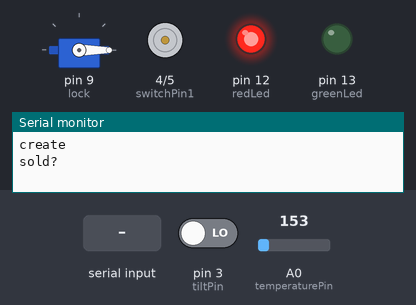
Recording of a sketch running on a simulated Arduino Uno, built with avr-gcc and run on an emulated ATmega328P. Shown: servo, motor-driver pin pairs drawn as motors (green arrow = first pin HIGH = forward, orange = second pin HIGH = backward, longer = more drive, scaled by the enable pin), output pins drawn as LEDs (lit = HIGH), the last lines printed to the serial monitor. Inputs (shaded band) come from the test bench; at power-on: A0 (temperaturePin) = 153, pin 3 (tiltPin) LOW.

Above: at 2.0 s.
2.1 s: A0 (temperaturePin) set to 188
At 6.7 s:
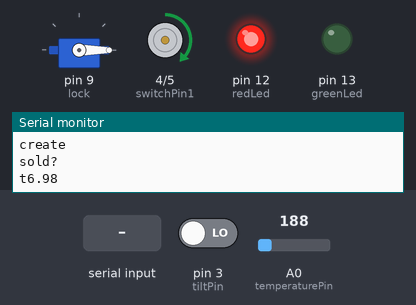
7.5 s: "1" received over Serial
At 12.5 s:
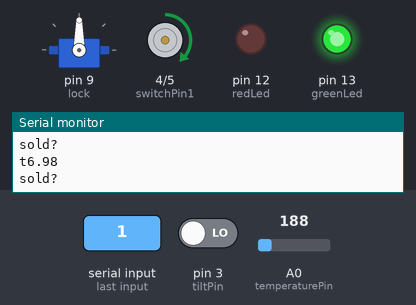
13.5 s: A0 (temperaturePin) set to 165
At 17.5 s:
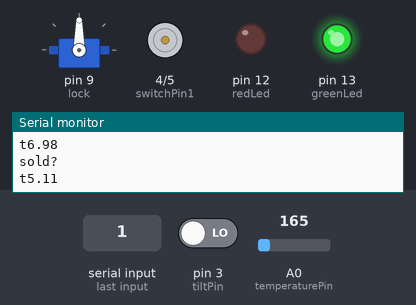
Timing chart, 0 to 19.0 s (numbered marks = the images above; inputs shaded):
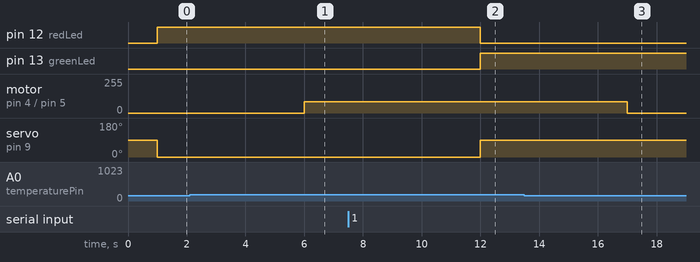

Measured:
- the behaviour switches between 169 and 170 on A0 (temperaturePin) (found by bisection; images 0 and 1)
- after the input at 2.1 s, motor on pin 4 (switchPin1) / pin 5 (switchPin2): stopped → forward 83/255 after 3.9 s
- after the input at 7.5 s, pin 12 (redLed): HIGH → LOW after 4.5 s; pin 13 (greenLed): LOW → HIGH after 4.5 s; servo on pin 9 (lock): 0° → 90° after 4.5 s
- after the input at 13.5 s, motor on pin 4 (switchPin1) / pin 5 (switchPin2): forward 83/255 → stopped after 3.5 s

The sketch:

sketch.ino
```cpp
#include <Servo.h>
Servo lock;

const int temperaturePin = 0;
const int tiltPin = 3;
const int greenLed = 13;
const int redLed = 12;
int motorEnablePin = 6;
int switchPin1 = 4;
int switchPin2 = 5;

bool fishSpoiled;
bool fishSold;

void setup() {
  Serial.begin(9600);

  Serial.println("create");

  lock.attach(9);

  pinMode(greenLed, OUTPUT);
  pinMode(redLed, OUTPUT);
  pinMode(switchPin1, OUTPUT);
  pinMode(switchPin2, OUTPUT);

  attachInterrupt(digitalPinToInterrupt(tiltPin), tiltIsr, CHANGE);

  fishSpoiled = false;
  fishSold = false;
}

void loop() {
  if (!fishSold)
  {
    checkSold();
    delay(5000);
    registerTemp();
    delay(5000);
  }
}

// register current temperature
void registerTemp() {
  // check and send temperature
  float voltage = ((float)analogRead(temperaturePin))/1023*5;
  float temperature = (voltage-0.5)*100;

  //dividing room temperature by 6 to simulate cold temperature
  float coldTemp = temperature/6;

  // activate motor if above 5.5°C activate motor
  if (coldTemp > 5.5)
  {
    analogWrite(motorEnablePin, temperature*2);
    digitalWrite(switchPin1, HIGH);
    digitalWrite(switchPin2, LOW);
  }
  else
    stopMotor();

  // send temperature
  Serial.println((String)"t"+coldTemp);
}

// check if sold and adjust lock
void checkSold() {
  Serial.println("sold?");
  delay(1000);
  if (Serial.available() > 0) {
    fishSold = Serial.read();
  }
  if (fishSold)
  {
    digitalWrite(greenLed, HIGH);
    digitalWrite(redLed, LOW);
    lock.write(90);
  }
  else
  {
    digitalWrite(greenLed, LOW);
    digitalWrite(redLed, HIGH);
    lock.write(0);
  }
}

// register fish tilted
void tiltIsr() {
  // check if fish is already tilted
  if (!fishSpoiled)
  {
    fishSpoiled = true;
    Serial.println("spoiled");
  }
}

void stopMotor() {
  analogWrite(motorEnablePin, 0);
  digitalWrite(switchPin1, LOW);
  digitalWrite(switchPin2, LOW);
}
```
